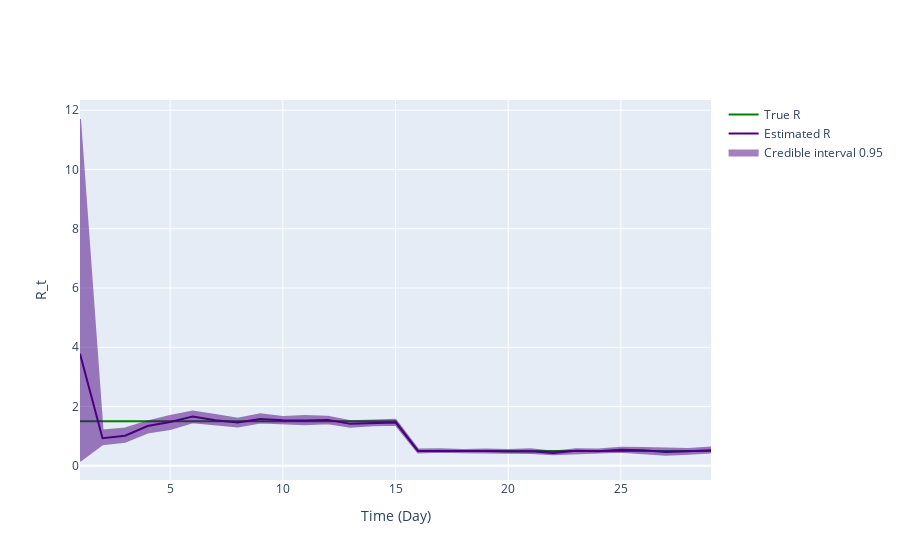

The code cell stored with this chart in its notebook:
### Markdown cell above
## Inference plot using class method results

### Code cell
fig = ReproductionNumberPlot()

fig.add_ground_truth_rt(ground_truth)
fig.add_interval_rt(new_intervals)

fig.update_labels(time_label='Time (Day)', r_label='R_t')

fig.show_figure()

### Figure 1 — Plotly figure (JSON) as saved in the notebook; plotly's stock layout.template omitted (floating-point values rounded to 4 significant figures)
{"data": [{"line": {"color": "green"}, "mode": "lines", "name": "True R", "type": "scatter", "x": [1, 2, 3, 4, 5, 6, 7, 8, 9, 10, 11, 12, 13, 14, 15, 16, 17, 18, 19, 20, 21, 22, 23, 24, 25, 26, 27, 28, 29], "y": [1.5, 1.5, 1.5, 1.5, 1.5, 1.5, 1.5, 1.5, 1.5, 1.5, 1.5, 1.5, 1.5, 1.5, 1.5, 0.5, 0.5, 0.5, 0.5, 0.5, 0.5, 0.5, 0.5, 0.5, 0.5, 0.5, 0.5, 0.5, 0.5]}, {"line": {"color": "indigo"}, "mode": "lines", "name": "Estimated R", "type": "scatter", "x": [1, 2, 3, 4, 5, 6, 7, 8, 9, 10, 11, 12, 13, 14, 15, 16, 17, 18, 19, 20, 21, 22, 23, 24, 25, 26, 27, 28, 29], "y": [3.777, 0.9324, 1.015, 1.341, 1.48, 1.667, 1.538, 1.464, 1.58, 1.538, 1.53, 1.549, 1.415, 1.449, 1.462, 0.5029, 0.5079, 0.4927, 0.5025, 0.4821, 0.4897, 0.4308, 0.5054, 0.4941, 0.5458, 0.5232, 0.4629, 0.4917, 0.5271]}, {"fill": "toself", "fillcolor": "indigo", "line": {"color": "indigo"}, "mode": "lines", "name": "Credible interval 0.95", "opacity": 0.5, "type": "scatter", "x": [1, 2, 3, 4, 5, 6, 7, 8, 9, 10, 11, 12, 13, 14, 15, 16, 17, 18, 19, 20, 21, 22, 23, 24, 25, 26, 27, 28, 29, 29, 28, 27, 26, 25, 24, 23, 22, 21, 20, 19, 18, 17, 16, 15, 14, 13, 12, 11, 10, 9, 8, 7, 6, 5, 4, 3, 2, 1], "y": [11.7, 1.191, 1.257, 1.494, 1.684, 1.831, 1.711, 1.587, 1.743, 1.648, 1.683, 1.657, 1.506, 1.522, 1.55, 0.5523, 0.5627, 0.5367, 0.5479, 0.5303, 0.5624, 0.4729, 0.559, 0.5511, 0.6119, 0.6022, 0.5817, 0.5674, 0.6202, 0.4466, 0.4094, 0.3746, 0.428, 0.4767, 0.4495, 0.4306, 0.3897, 0.4318, 0.4483, 0.4511, 0.4598, 0.4703, 0.4529, 1.387, 1.368, 1.32, 1.438, 1.406, 1.42, 1.459, 1.328, 1.388, 1.468, 1.241, 1.121, 0.8109, 0.7254, 0.1623]}], "layout": {"hovermode": "x unified", "xaxis": {"title": {"text": "Time (Day)"}}, "yaxis": {"title": {"text": "R_t"}}}}
